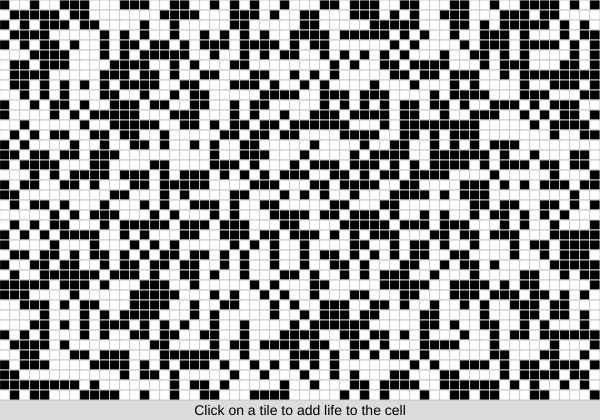
Frame 1 (no input)
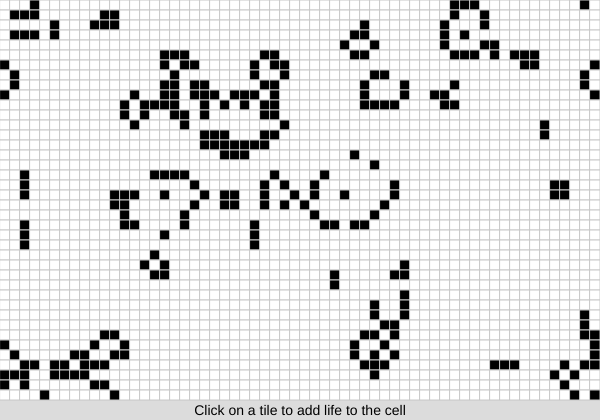
Frame 60 (no input)
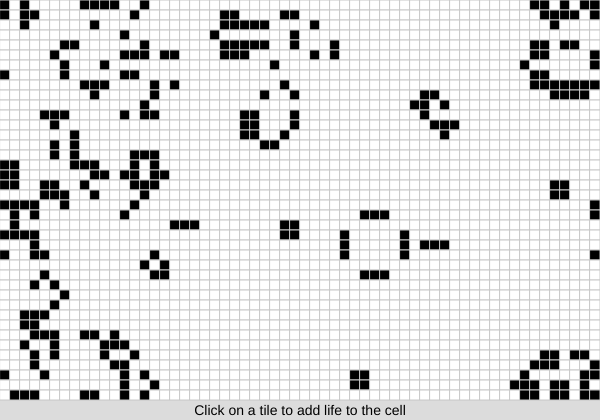
Frame 120 (the mouse pressed at the canvas centre since frame 60)

The p5.js sketch that drew these frames (run headless with seeded random() and noise() and a simulated clock; from frame 60 on, the mouse is pressed at the canvas centre):

// p5.js sketch
// ── sketch.js
let cols, rows;
let grid;
let next;
let cellSize = 10;

function setup() {
  createCanvas(600, 420); // Extra space for instructions
  cols = floor(width / cellSize);
  rows = floor((height - 20) / cellSize);

  grid = create2DArray(cols, rows);
  next = create2DArray(cols, rows);

  // Initialize grid with random values
  for (let x = 0; x < cols; x++) {
    for (let y = 0; y < rows; y++) {
      grid[x][y] = floor(random(2));
    }
  }
}

function draw() {
  background(220);

  // Draw the grid
  for (let x = 0; x < cols; x++) {
    for (let y = 0; y < rows; y++) {
      if (grid[x][y] === 1) {
        fill(0);
      } else {
        fill(255);
      }
      stroke(200);
      rect(x * cellSize, y * cellSize, cellSize, cellSize);
    }
  }

  // Display instructions
  fill(0);
  noStroke();
  textAlign(CENTER);
  textSize(14);
  text('Click on a tile to add life to the cell', width / 2, height - 5);

  // Compute next generation
  for (let x = 0; x < cols; x++) {
    for (let y = 0; y < rows; y++) {
      let state = grid[x][y];
      let neighbors = countNeighbors(grid, x, y);

      if (state === 0 && neighbors === 3) {
        next[x][y] = 1; // Reproduction
      } else if (state === 1 && (neighbors < 2 || neighbors > 3)) {
        next[x][y] = 0; // Underpopulation or Overpopulation
      } else {
        next[x][y] = state; // Stasis
      }
    }
  }

  // Swap grids
  let temp = grid;
  grid = next;
  next = temp;
}

// Create a 2D array
function create2DArray(cols, rows) {
  let arr = new Array(cols);
  for (let i = 0; i < cols; i++) {
    arr[i] = new Array(rows).fill(0);
  }
  return arr;
}

// Count neighbors
function countNeighbors(grid, x, y) {
  let sum = 0;
  for (let i = -1; i <= 1; i++) {
    for (let j = -1; j <= 1; j++) {
      let col = (x + i + cols) % cols;
      let row = (y + j + rows) % rows;
      sum += grid[col][row];
    }
  }
  sum -= grid[x][y]; // Subtract the cell's own state
  return sum;
}

// Add life to a cell on mouse click
function mousePressed() {
  let x = floor(mouseX / cellSize);
  let y = floor(mouseY / cellSize);

  if (x >= 0 && x < cols && y >= 0 && y < rows) {
    grid[x][y] = 1; // Add life to the cell
  }
}
